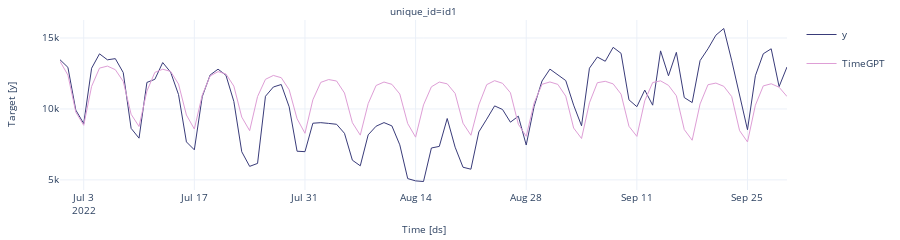

Notebook source saved alongside this figure:
### Markdown cell above
We can use the `plot` method to visualize the `TimeGPT` forecast and the test set.

### Code cell
nixtla_client.plot(test_df, fcst, engine='plotly')

### Figure 1 — Plotly figure (JSON) as saved in the notebook; plotly's stock layout.template omitted (floating-point values rounded to 4 significant figures; data arrays with more than 128 entries replaced by an {"elided": "..."} marker saying what was removed)
{"data": [{"legendgroup": "y", "line": {"color": "#393b79", "width": 1}, "mode": "lines", "name": "y", "showlegend": true, "type": "scatter", "x": {"elided": "186 str values"}, "xaxis": "x", "y": {"elided": "186 int values"}, "yaxis": "y"}, {"legendgroup": "TimeGPT", "line": {"color": "#de9ed6", "width": 1}, "mode": "lines", "name": "TimeGPT", "showlegend": true, "type": "scatter", "x": {"elided": "186 str values"}, "xaxis": "x", "y": {"elided": "186 float values"}, "yaxis": "y"}], "layout": {"annotations": [{"font": {"size": 10}, "showarrow": false, "text": "unique_id=id1", "x": 0.5, "xanchor": "center", "xref": "paper", "y": 1, "yanchor": "bottom", "yref": "paper"}, {"font": {"size": 10}, "showarrow": false, "text": "Time [ds]", "x": 0.5, "xanchor": "center", "xref": "paper", "y": 0, "yanchor": "top", "yref": "paper", "yshift": -30}, {"font": {"size": 10}, "showarrow": false, "text": "Target [y]", "textangle": -90, "x": 0, "xanchor": "right", "xref": "paper", "xshift": -40, "y": 0.5, "yanchor": "middle", "yref": "paper"}], "autosize": true, "font": {"size": 10}, "height": 200, "margin": {"b": 50, "l": 60, "r": 10, "t": 20}, "xaxis": {"anchor": "y", "domain": [0, 1], "showticklabels": true, "visible": true}, "yaxis": {"anchor": "x", "domain": [0, 1]}}}
